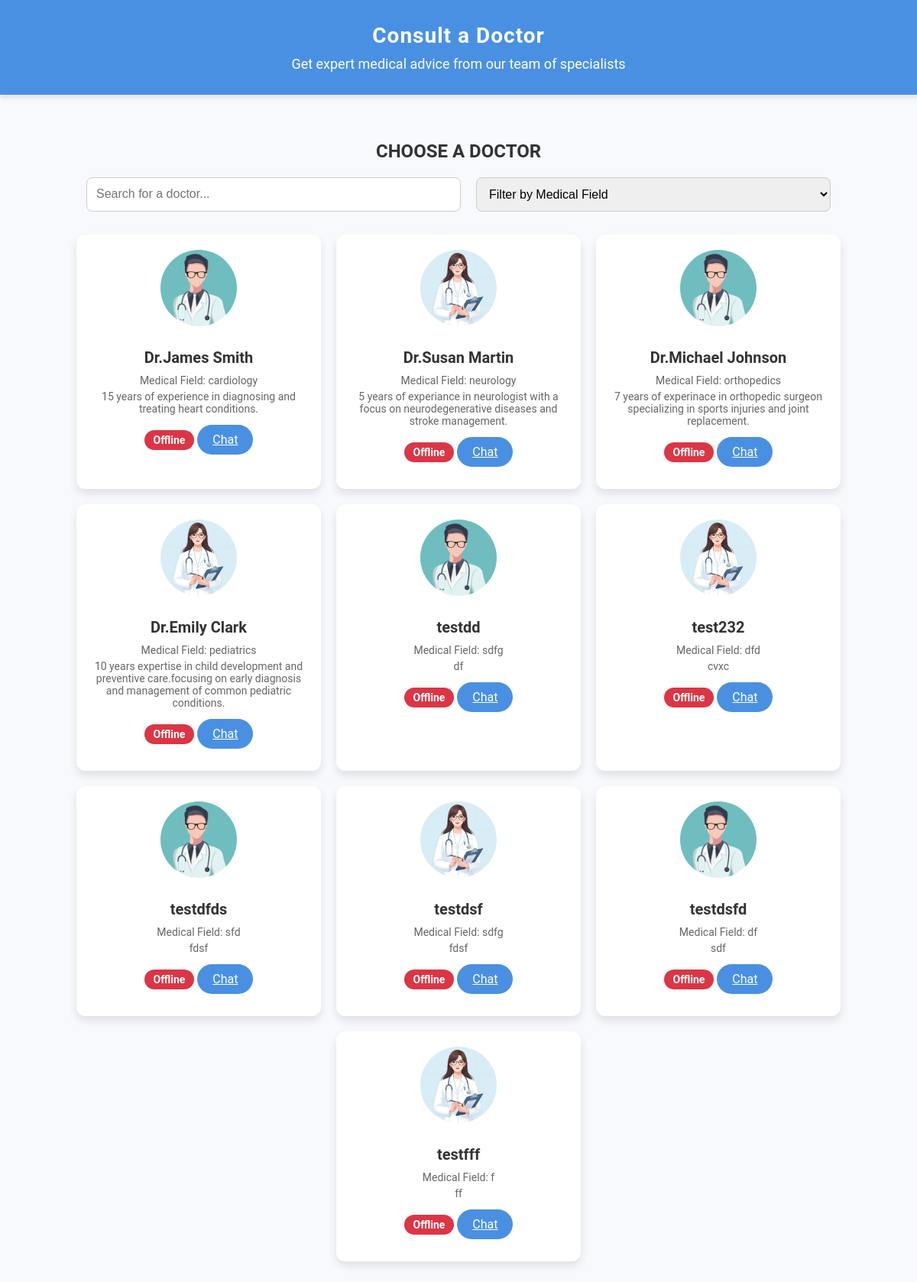
The page /chat/doctors (signed in) on the database as committed earlier.
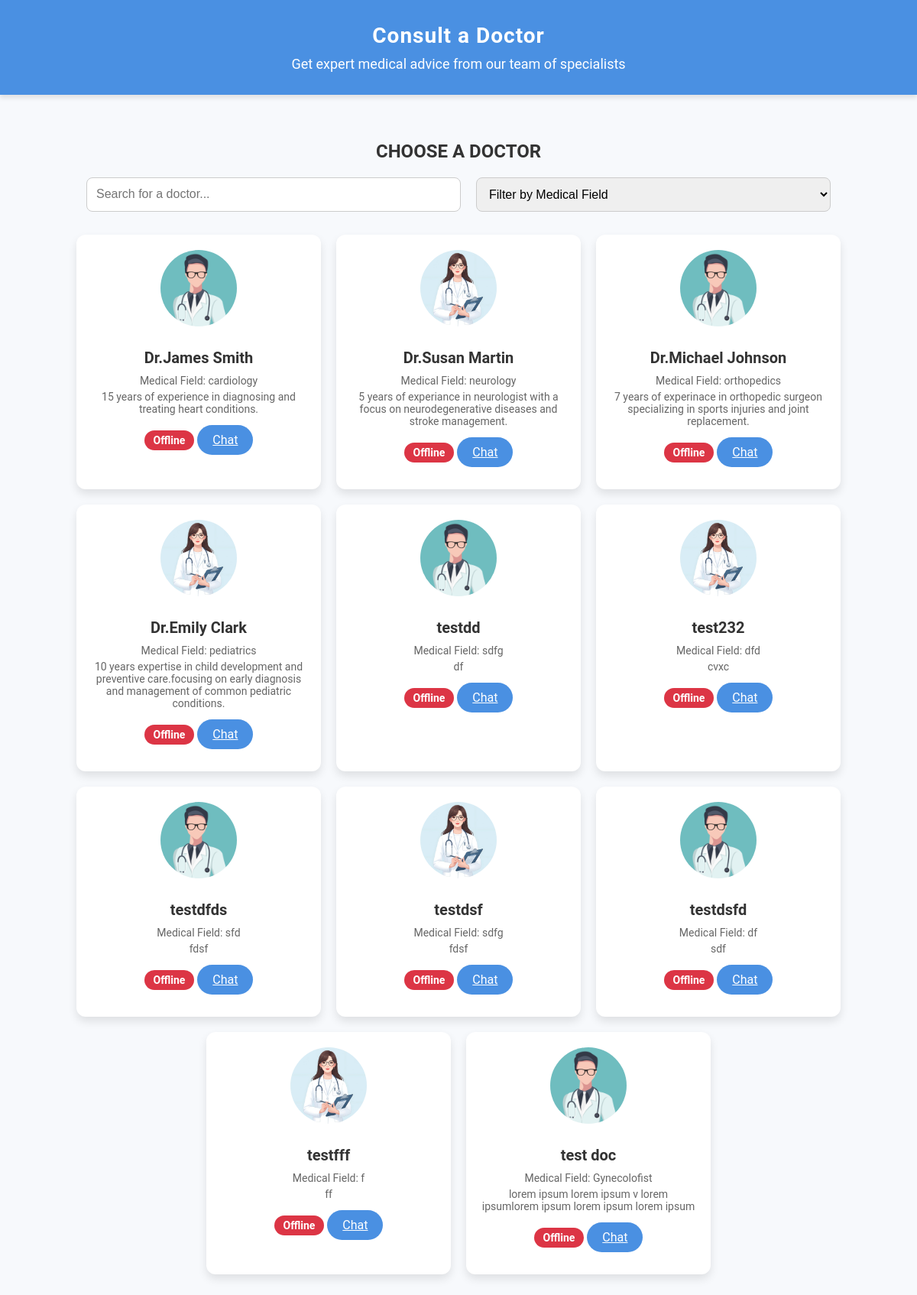
The same page on the database as committed later.
### webapp/auth/models.py (models this page shows, shortened)
class User(db.Model):
    id = db.Column(db.Integer(), primary_key=True)
    username = db.Column(db.String(255), nullable=False, index=True, unique=True)
    password = db.Column(db.String(255))
    specialty = db.Column(db.String(255))
    activetion = db.Column(db.Boolean, default=False)
    bio = db.Column(db.String(255))
    image_filename = db.Column(db.String(150))
    roles = db.relationship(
        'Role',
        secondary=roles,
        backref=db.backref('users', lazy='dynamic')
    )
    @property
    def is_authenticated(self):
        if isinstance(self, AnonymousUserMixin):
            return False
        else:
            return True

### webapp/chat/view.py (the view)
@chat_blueprint.route('/doctors', methods=['GET'])
@login_required
def my_doctor():
    doctors = db.session.query(
        User.username,
        User.specialty,
        User.bio,
    ).join(User.roles).filter(Role.name == 'doctor').all()
    specialties = list(set(doctor.specialty for doctor in doctors))
    return render_template('patient_home.html', doctors=doctors, specialties=specialties)

### webapp/auth/__init__.py (called while the page is built)
@login_manager.user_loader
def load_user(userid):
    from .models import User
    return User.query.get(userid)

### webapp/templates/chat/patient_home.html (shortened to what this page needs)
<!DOCTYPE html>
<html lang="en">
<head>
    <link rel="stylesheet" href="{{ url_for('static', filename='patient_home.css') }}">
</head>
<body>
    <header>
        <h1>Consult a Doctor</h1>
        <p>Get expert medical advice from our team of specialists</p>
    </header>
    <section class="doctor-selection">
        <h2>Choose a Doctor</h2>
        <div class="filter-search">
            <input type="text" id="search-input" placeholder="Search for a doctor...">
            <select id="filter-select">
                <option value="">Filter by Medical Field</option>
            </select>
        </div>
        <div class="doctor-list">
            {% for doctor in doctors %}
            <div class="doctor-card" data-specialty="{{ doctor.specialty }}">
                <img src="../static/images/{{ 'doc1.png' if loop.index % 2 == 1 else 'doc2.jpg' }}" class="card-img-top" alt="Doctor picture">
                <h3>{{ doctor.username }}</h3>
                <p>Medical Field: {{ doctor.specialty }}</p>
                <p>{{ doctor.bio }}</p>
                <span class="availability {% if doctor.is_available %}online{% else %}offline{% endif %}">
                    {% if doctor.is_available %}Available{% else %}Offline{% endif %}
                </span>
                <a href="{{ url_for('chat.consult_doc', username=doctor.username) }}" class="select-doctor">Chat</a>
            </div>
            {% endfor %}
        </div>
    </section>
</body>
</html>

### webapp/static/patient_home.css (style rules this page uses)
body { font-family: 'Roboto', sans-serif; margin: 0; padding: 0; background-color: #f7f9fc; color: #333; }
header { background-color: #4a90e2; color: white; padding: 30px 20px; text-align: center; box-shadow: 0 4px 6px rgba(0, 0, 0, 0.1); }
header h1 { margin: 0; font-size: 28px; letter-spacing: 1px; }
header p { margin: 10px 0 0; font-size: 18px; }
.doctor-selection { padding: 40px 20px; }
.doctor-selection h2 { font-size: 24px; margin-bottom: 20px; color: #333; text-align: center; text-transform: uppercase; }
.filter-search { display: flex; justify-content: center; margin-bottom: 30px; gap: 20px; flex-wrap: wrap; }
.filter-search input[type="text"], .filter-search select { width: 40%; padding: 12px; font-size: 16px; border: 1px solid #ccc; border-radius: 8px; transition: border-color 0.3s ease; }
.doctor-list { display: flex; justify-content: center; flex-wrap: wrap; gap: 20px; }
.doctor-card { background-color: white; border: none; border-radius: 12px; padding: 20px; width: 280px; text-align: center; box-shadow: 0 6px 12px rgba(0, 0, 0, 0.1); transition: transform 0.3s ease, box-shadow 0.3s ease; }
.doctor-card img { border-radius: 50%; width: 100px; height: 100px; object-fit: cover; margin-bottom: 15px; }
.doctor-card h3 { margin: 10px 0; font-size: 20px; color: #333; }
.doctor-card p { font-size: 14px; color: #666; margin: 5px 0; }
.availability { display: inline-block; margin: 15px 0; font-size: 14px; padding: 5px 12px; border-radius: 20px; font-weight: bold; }
.offline { background-color: #dc3545; color: white; }
.select-doctor { background-color: #4a90e2; color: white; padding: 10px 20px; border: none; border-radius: 50px; cursor: pointer; font-size: 16px; transition: background-color 0.3s ease; }

Rows that differ between the two databases and show on the page:
added User: username "test doc", specialty "Gynecolofist", bio "lorem ipsum lorem ipsum v lorem ipsumlorem ipsum lorem ipsum lorem ipsum"
